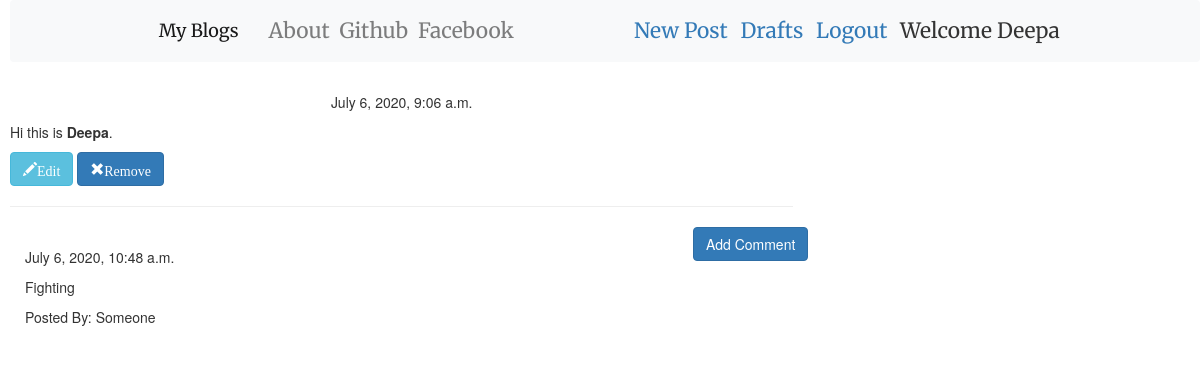
/post/2 (signed in), run on the app's committed database.
### blog/models.py (models this page shows, shortened)
class Post(models.Model):
    author=models.ForeignKey('auth.User',on_delete=models.DO_NOTHING)
    title=models.CharField(max_length=200)
    text=models.TextField()
    create_date=models.DateTimeField(default=timezone.now)
    published_date=models.DateTimeField(blank=True,null=True)

class Comment(models.Model):
    post=models.ForeignKey('blog.Post',related_name='comments',on_delete=models.CASCADE)
    author=models.CharField(max_length=200)
    text=models.TextField()
    create_date=models.DateTimeField(default=timezone.now)
    approved_comments=models.BooleanField(default=False)

### blog/views.py (the view)
# urls.py: url(r'^post/(?P<pk>\d+)$',views.PostDetailView.as_view(),name='post_detail'),
class PostDetailView(DetailView):
    model=Post

### blog/templates/blog/post_detail.html (shortened to what this page needs)
{% extends 'blog/base.html' %}
{% block content %}
{% load static %}
{% if post.published_date %}
<div class="date postdate">
  {{post.published_date}}
</div>
{% else %}
<a class="btn btn-success" href="{% url 'post_publish' pk=post.pk %}"><span>Publish</span></a>
{%endif%}
<p class="postcontent">{{ post.text|safe|linebreaksbr}}</p>
{% if user.is_authenticated %}
<a class="btn btn-info" href="{% url 'post_edit' pk=post.pk %}"><span class="glyphicon glyphicon-pencil">Edit</span></a>
<a class="btn btn-primary" href="{% url 'post_remove' pk=post.pk %}"><span class="glyphicon glyphicon-remove">Remove</span></a>
{%endif%}
<hr>
<a class="btn btn-primary btn-comment" href="{% url 'add_comment_to_post' pk=post.pk %}">Add Comment</a>
<div class="container">
    {% for comment in post.comments.all %}
    <br>
      {% if user.is_authenticated or comment.approved_comments %}
        {{comment.create_date }}
            <p>{{comment.text|safe|linebreaks}}</p>
            <p>Posted By: {{comment.author}}</p>
        {%endif%}
        {%empty%}
        <p>No Comments!</p>
        {%endfor%}
</div>
{%endblock%}

### blog/templates/blog/base.html (shortened to what this page needs)
<!DOCTYPE html>
{%load static%}
<html lang="en" dir="ltr">
  <head>
<link rel="stylesheet" href="https://stackpath.bootstrapcdn.com/bootstrap/4.5.0/css/bootstrap.min.css">
<link rel="stylesheet" href="//cdn.jsdelivr.net/npm/medium-editor@latest/dist/css/medium-editor.min.css" type="text/css" media="screen" charset="utf-8">
<link rel="stylesheet" href="{% static 'css/blog.css' %}">
   <link rel="stylesheet" href="https://maxcdn.bootstrapcdn.com/bootstrap/3.4.0/css/bootstrap.min.css">
</head>
  </head>
  <body class="loader">
<nav class="navbar navbar-expand-lg navbar-light bg-light fixed-top techfont custom-navbar">
<div class="container">
  <ul class="navbar-nav">
    <li><a class="navbar-brand bigbrand" href="{% url 'post_list' %}">My Blogs</a></li>
    <li><a class="nav-link "href="{% url 'about' %}">About</a></li>
    <li><a class="nav-link "href="https://github.com/">Github</a></li>
    <li><a class="nav-link "href="https://facebook.com/">Facebook</a></li>
  </ul>
  <ul class="navbar-nav navbar-right">
    {% if user.is_authenticated %}
    <li><a href="{% url 'post_new' %}">New Post</a></li>
    <li><a href="{%url 'post_draft_list'%}">Drafts</a></li>
    <li><a href="{%url 'logout'%}">Logout</a></li>
    <li><a>Welcome {{user.username}}</a></li>
    {%else%}
    <li class="navbar-nav navbar-right"><a href="{%url 'login'%}"><span class="glyphicon glyphicon-user">Login</span></a></li>
    {%endif%}
  </ul>
</div>
</nav>
<div class="content-container">
  <div class="row">
    <div class="col-md-8">
      <div class="fixedDiv">
      {% block content %}
      {% endblock %}
  </div>
  </div>
  </div>
</div>
  </body>
</html>

### blog/static/css/blog.css (style rules this page uses)
@media (min-width: 992px) { .navbar-right li { margin-left : 0.3em; margin-right : 0.3em; } }
.bigbrand { font-size: 1.5em; color:aqua; }
.techfont { font-family: 'Merriweather',sans-serif; font-size: 1.5em; margin-bottom: 10px; }
.postdate { text-align: center; }
.postcontent { font-family: 'Montserrat'; font-size: 1.5em; }
.btn-comment { position: absolute; right:0px; }
.loader { margin-left: 10px; position:fixed; left:0; right:0; top:0; bottom:0; filter:hue-rotate(0deg); background-color:linear-gradient(45deg,#0f8,#08f); animation:hue 10000ms infinite linear; }

### data on the page
Post: published_date "July 6, 2020, 9:06 a.m.", text "Hi this is Deepa ."
Comment: create_date "July 6, 2020, 10:48 a.m.", text "Fighting", author "Someone"

### other printed values
{{ user.username }} "Deepa"
